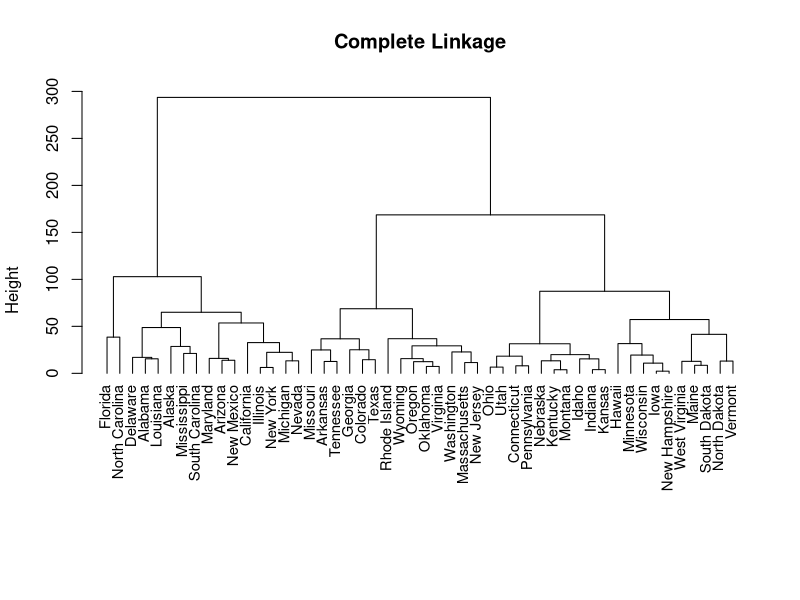
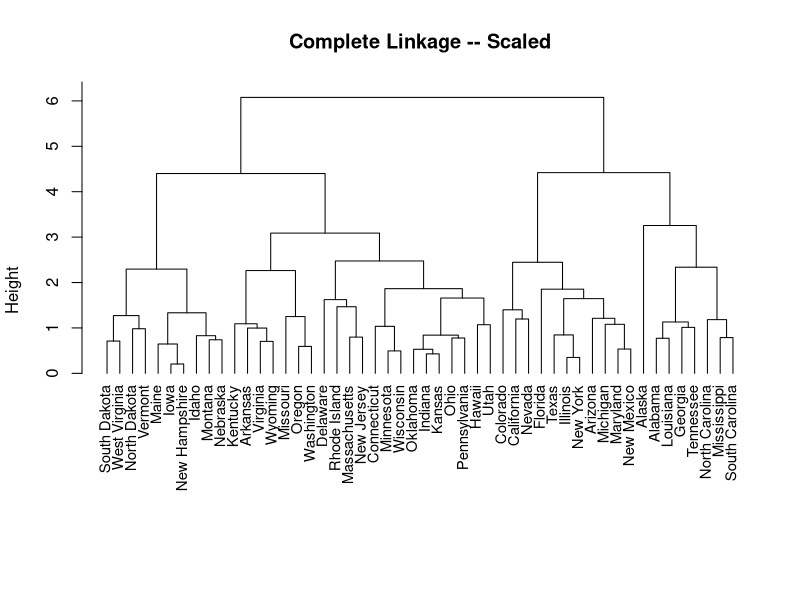

Source code (R) for these figures, in order:
## ---- chunk 1
df=USArrests
hc.comp=hclust(dist(df),method="complete")
plot(hc.comp,main="Complete Linkage",xlab="",sub="",cex=0.9,hang=-1)
## ---- chunk 2
cutree(hc.comp,3)
table(cutree(hc.comp,3))
## ---- chunk 3
df.scaled=scale(df)
hc.comp.sc=hclust(dist(df.scaled),method="complete")
plot(hc.comp.sc,main="Complete Linkage -- Scaled",xlab="",sub="",cex=0.9,hang=-1)
## ---- chunk 4
cutree(hc.comp.sc,3)
table(cutree(hc.comp.sc,3))
